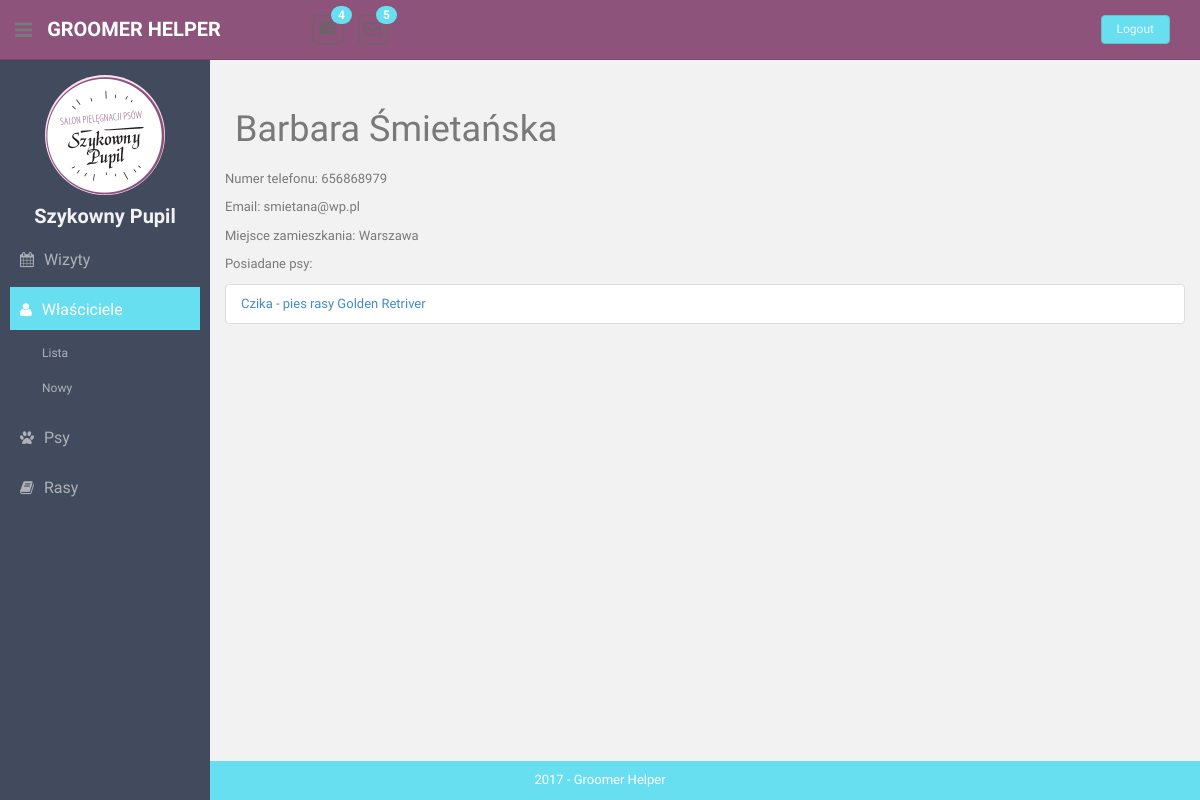
The app's page /owners/2/, older data.
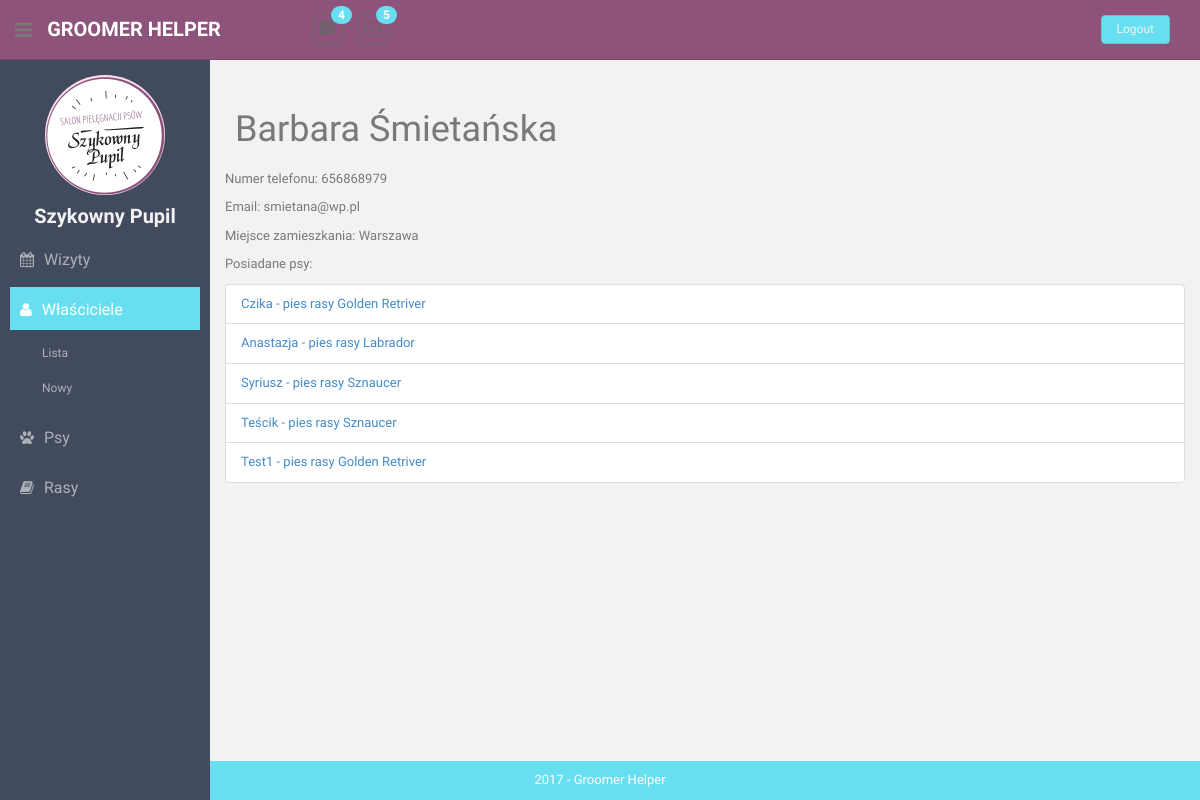
The same page, newer data.
### animals/models.py (models this page shows, shortened)
class Animal(models.Model):
    GENDER_CHOICES = [
        (True, 'Male'),
        (False, 'Female'),
    ]
    name = models.TextField(max_length=100, blank=True, null=True)
    gender = models.BooleanField(choices=GENDER_CHOICES)
    breed = models.ForeignKey(Breed, on_delete=models.CASCADE)
    color = models.TextField(max_length=100, blank=True, null=True)
    photo = models.ImageField(upload_to='animal-avatars/', default='animal-avatars/None/no-img.png')
    notes = models.TextField(max_length=200, blank=True, null=True)
    owner = models.ForeignKey(
        Owner,
        on_delete=models.CASCADE,
    )
    def __str__(self):
        return "".join([self.name, " - ", self.breed.species, " rasy ", self.breed.name])

### breeds/models.py (models this page shows, shortened)
class Breed(models.Model):
    SIZE_CHOICES = [
        ('miniature', 'Miniature'),
        ('medium', 'Medium'),
        ('large', 'Large'),
        ('giant', 'Giant'),
    ]
    name = models.TextField(max_length=100, blank=False, null=False, unique=True)
    species = models.TextField(max_length=50, blank=False, default='dog')
    size = models.TextField(max_length=20, blank=True, choices=SIZE_CHOICES)
    grooming_notes = models.TextField(max_length=50, blank=True, null=False)
    hair_type = models.TextField(max_length=50, blank=True, null=False)
    weight = models.IntegerField(default=20, blank=False, null=False)
    photo = models.ImageField(null=True)

### owners/views.py (the view)
# urls.py: path('<int:pk>/', views.OwnerDetailsView.as_view(), name='owner-details'),
class OwnerDetailsView(DetailView):
    template_name = "owners/details.html"
    model = Owner
    def get_context_data(self, **kwargs):
        context = super().get_context_data(**kwargs)
        context['title'] = "Owner: " + str(context['owner'])
        context['breeds'] = Owner.objects.all()
        return context

### owners/models.py (called while the page is built)
    def __str__(self):
        return "".join(self.full_name)

### templatetags/templatetags/my_templatetags.py (called while the page is built)
@register.simple_tag(takes_context=True)
def active(context, pattern_or_urlname):
    try:
        pattern = '^' + reverse(pattern_or_urlname)
    except NoReverseMatch:
        pattern = pattern_or_urlname
    path = context['request'].path
    if re.search(pattern, path):
        return 'active'
    return ''

### templates/owners/details.html
{% extends 'details.html' %}
{% load static %}
{% block profile-header%}
    <h1>{{ owner.full_name }}</h1>
{% endblock %}
{% block details %}
    <p><span>Numer telefonu:</span> {{ owner.phone_number }}</p>
    <p><span>Email:</span> {{ owner.email}}</p>
    <p><span>Miejsce zamieszkania:</span> {{ owner.location}}</p>
    <p><span>Posiadane psy:</span>
        <ul class="list-group">
        {% for animal in owner.animal_set.all %}
            <li class="list-group-item">
                <a href="{% url 'animal-details' animal.id %}">{{animal}}</a>
            </li>
        {% empty %}
             Brak
        {% endfor %}
        </ul>
    </p>
{% endblock %}

Row changes from the older to the newer data that the page shows:
added Animal: name+breed "Anastazja - pies rasy Labrador"
added Animal: name+breed "Syriusz - pies rasy Sznaucer"
added Animal: name+breed "Teścik - pies rasy Sznaucer"
added Animal: name+breed "Test1 - pies rasy Golden Retriver"
